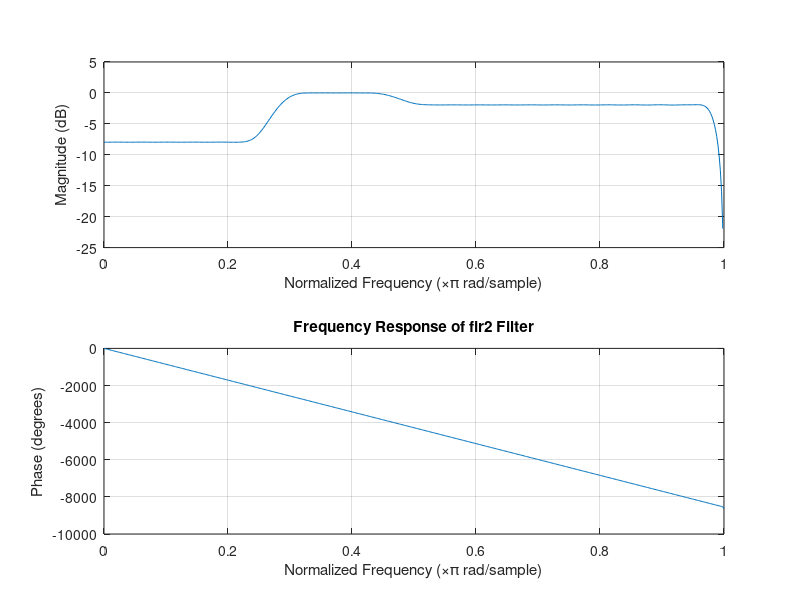
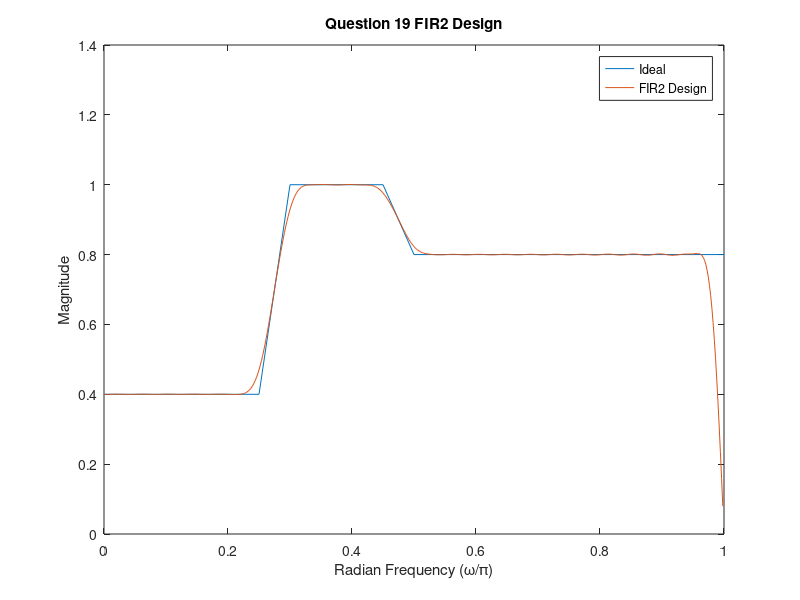

Reproduce these figures in MATLAB, in order.
% Qns 19 Designing FIR filter
N = 95;
fpts = [0 0.25 0.3 0.45 0.5 1];%freq breakpoints
mval =[0.4 0.4 1 1 0.8 0.8]; % magnitude breakpoints double each value to match the freq points
b = fir2(N,fpts,mval);
figure();
freqz(b,1,512);
title('Frequency Response of fir2 Filter')

% Plotting the gain
[h, w] = freqz(b,1,512);
figure();
plot(fpts, mval,w/pi,abs(h)); % Ideal vs fir2 design
legend('Ideal','FIR2 Design');
xlabel('Radian Frequency (\omega/\pi)');
ylabel('Magnitude');
title('Question 19 FIR2 Design');